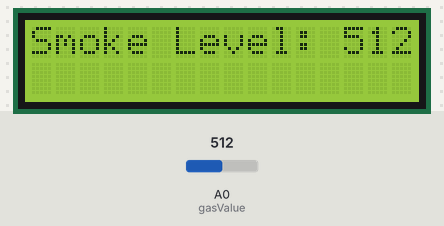
A sketch run on a simulated Arduino Mega 2560, built with avr-gcc and run on an emulated ATmega2560. Parts: 16×2 character LCD. Inputs (shaded band) come from the test bench; at power-on: A0 (gasValue) = 512. The modem accepts every AT command (registered, SIM ready, sends succeed) and sends nothing else; what the sketch prints to the serial monitor is not drawn.

Above: at 4.2 s.
4.3 s: A0 (gasValue) set to 409
At 9.4 s:
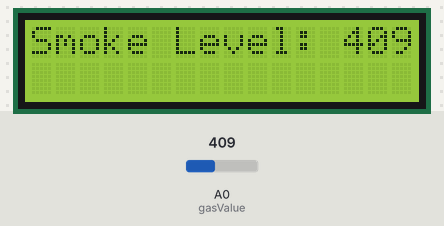
13.1 s: A0 (gasValue) set to 386
At 15.0 s:
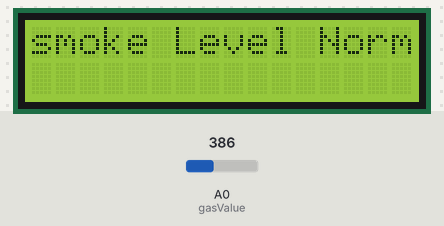
21.9 s: A0 (gasValue) set to 410
At 28.4 s:
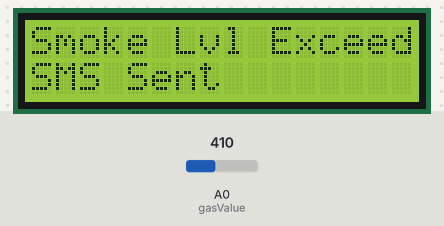
Timing chart, 0 to 29.9 s (numbered marks = the images above; inputs shaded):
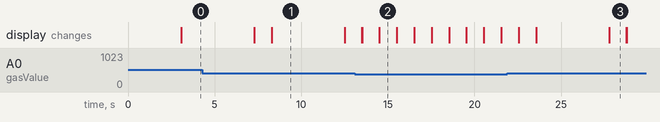

Measured:
- the behaviour switches between 401 and 400 on A0 (gasValue) (found by bisection; images 1 and 2)
- what the display in image 1 shows lasts 4.2 s, from 8.3 s to 12.5 s
- what the display in image 2 shows lasts 1.0 s, from 14.5 s to 15.5 s

The sketch:

GSM_SMOKE_code.ino
```cpp
#include <LiquidCrystal.h>
LiquidCrystal lcd(7, 6, 5, 4, 3, 2);
#include <SoftwareSerial.h>
SoftwareSerial mySerial(9, 10);
int gasValue = A0; // smoke / gas sensor connected with analog pin A1 of the arduino / mega.
int data = 0;
void setup()
{
randomSeed(analogRead(0));
mySerial.begin(9600); // Setting the baud rate of GSM Module
Serial.begin(9600); // Setting the baud rate of Serial Monitor (Arduino)
lcd.begin(16,2);
pinMode(gasValue, INPUT);
lcd.print (" Smoke Detection ");
lcd.setCursor(0,1);
lcd.print (" Alarm ");
delay(3000);
lcd.clear();
}
void loop()
{
data = analogRead(gasValue);
Serial.print("smoke Detection Level: ");
Serial.println(data);
lcd.print("Smoke Level: ");
lcd.print(data);
delay(1000);
if ( data > 400) //
{
SendMessage();
Serial.print("smoke Detector alarm");
lcd.clear();
lcd.setCursor(0,0);
lcd.print("Smoke Lvl Exceeded");
lcd.setCursor(0,1);
lcd.print("SMS Sent");
delay(1000);
}
else
{
Serial.print("smoke Level Low\n");
lcd.clear();
lcd.setCursor(0,0);
lcd.print("smoke Level Normal");
delay(1000);
}
lcd.clear();
}
void SendMessage()
{
Serial.println("SMS NOTIFICATION IS SENDING");
mySerial.println("AT+CMGF=1"); //Sets the GSM Module in Text Mode
delay(1000); // Delay of 1000 milli seconds or 1 second
mySerial.println("AT+CMGS=\"+919346228400\"\r"); // Replace x with mobile number
delay(1000);
mySerial.println("Excess Smoke Detected, Please observe the Environment/Camera");// The SMS text you want to send
delay(100);
mySerial.println((char)26);// ASCII code of CTRL+Z
delay(1000);
}
```
